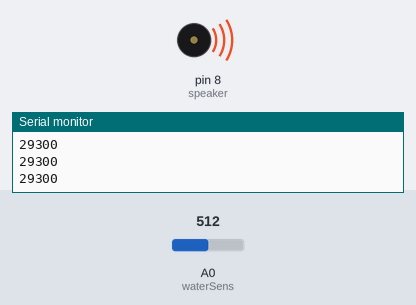
Simulated run of this sketch. Board: Arduino Uno, built with avr-gcc and run on an emulated ATmega328P. Shown: buzzer (waves = sounding), the last lines printed to the serial monitor. The inputs (shaded band) are chosen by the test bench; at power-on: A0 (waterSens) = 512.

Above: at 1.2 s.
1.3 s: A0 (waterSens) set to 55
3.4 s: A0 (waterSens) set to 44
At 4.7 s:
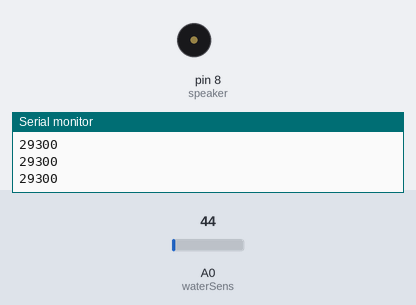
5.7 s: A0 (waterSens) set to 60
At 6.9 s:
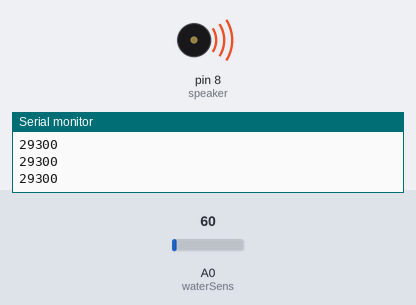
7.2 s: A0 (waterSens) set to 40
Timing chart, 0 to 10.2 s (numbered marks = the images above; inputs shaded):
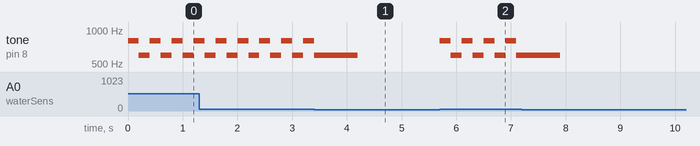

The sketch:

rain_detection.ino
```cpp
const int waterSens = A0;//define water sensor to pin A0
const int speaker = 8;//define speaker to pin 8
int SensorValue;//create sensor data variable

void setup() {
  Serial.begin(9600);

pinMode(speaker, OUTPUT);//set speaker as an output

pinMode(waterSens, INPUT); //set water sensor as an input

}

void loop() {

  int sensorValue = analogRead(waterSens);//read the water sensor value
if (sensorValue >= 50) {
      Serial.println('Rain Alert');
      tone(speaker, 800, 800);
      delay(200);
      tone(speaker, 600, 800);
      delay(200);
     }//if the sensor senses water then play an alarm
}
```

Measured:
- the behaviour switches between 50 and 49 on A0 (waterSens) (found by bisection; images 0 and 1)
- after the input at 5.7 s, tone on pin 8 (speaker): alternates 800 Hz for 0.20 s and 600 Hz for 0.20 s, starting at once
